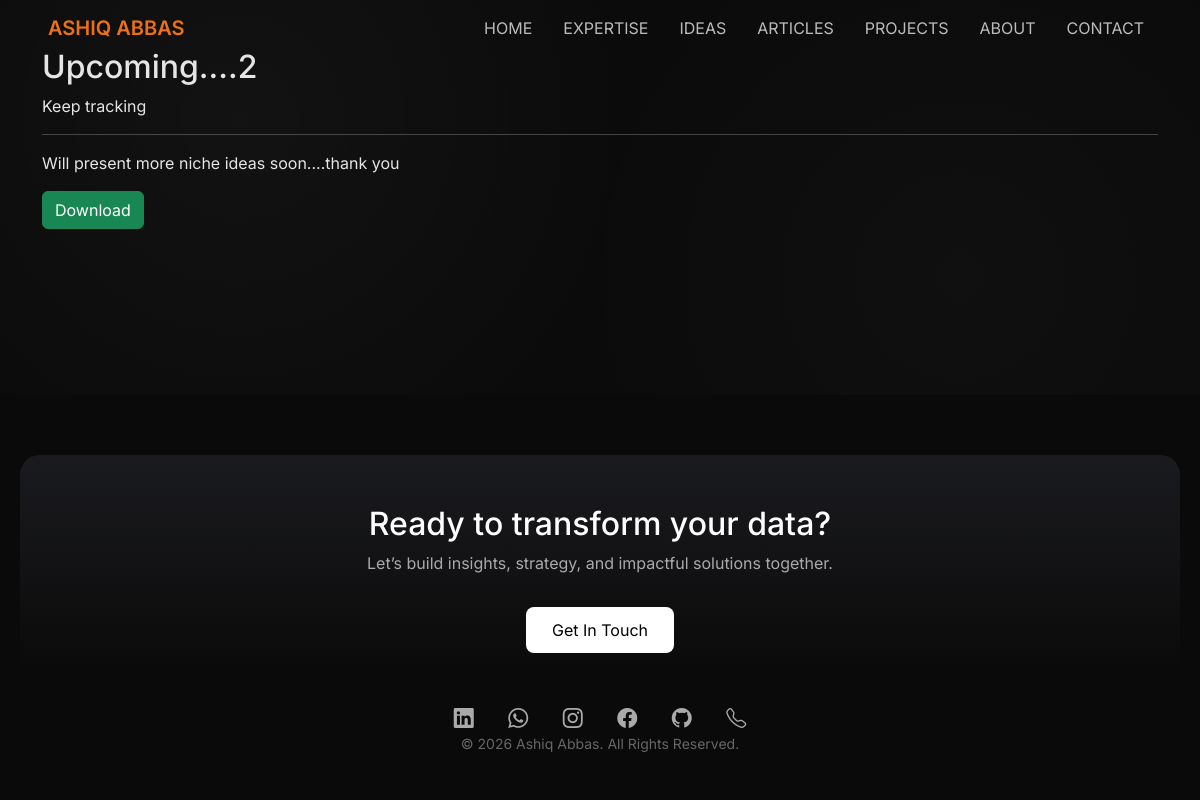
The page /idea/5/ on the database its author committed.
### home/models.py (models this page shows, shortened)
class Idea(models.Model):
    title = models.CharField(max_length=200)
    sector = models.CharField(max_length=100)
    description = models.TextField()
    image = CloudinaryField('image')
    document = CloudinaryField(resource_type='raw', blank=True, null=True)
    price = models.DecimalField(max_digits=6, decimal_places=2, default=0.00)
    is_paid = models.BooleanField(default=True)
    created_at = models.DateTimeField(auto_now_add=True)

### home/views.py (the view)
# urls.py: path('idea/<int:id>/', views.idea_detail, name='idea_detail'),
def idea_detail(request, id):
    idea = Idea.objects.get(id=id)
    return render(request, 'idea_detail.html', {'idea': idea})

### templates/idea_detail.html
{% extends 'base.html' %}
{% block content %}
<div class="container py-5">
    <h2>{{ idea.title }}</h2>
    <p>{{ idea.sector }}</p>
    <hr>
    <p>{{ idea.description }}</p>
    {% if idea.is_paid %}
        <button class="btn btn-warning">Unlock ₹{{ idea.price }}</button>
    {% else %}
        <a href="{{ idea.document.url }}" class="btn btn-success">Download</a>
    {% endif %}
</div>
{% endblock %}

### templates/base.html (style rules this page uses)
body { background-color: #0a0a0a; color: #e5e5e5; font-family: 'Inter', sans-serif; display: flex; flex-direction: column; min-height: 100vh; }
body { overflow-x: hidden; }

### rows shown on the page
Idea: title "Upcoming....2", sector "Keep tracking", description "Will present more niche ideas soon....thank you"
